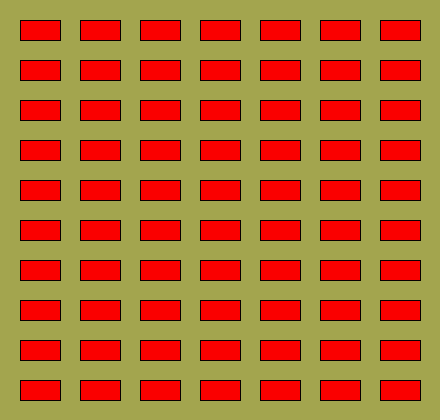
Frame 1 (no input)
Frame 60 (the mouse pressed at the canvas centre just before this capture): identical to frame 1, image omitted
Frame 120 (the mouse held since frame 60 and released just before this capture): identical to frame 1, image omitted

The Processing sketch that drew this single still picture (run headless with seeded random() and noise(); from frame 60 on, the mouse is pressed at the canvas centre):

// Processing sketch: Ejercicio_20_TP01
// ── Ejercicio_20_TP01.pde
PVector coordenadasRect;
int  anchoRect,altoRect,distEntreRect;

public void setup(){
  size(440,420);
  anchoRect = 40;
  altoRect= 20;
  distEntreRect = 20;
  coordenadasRect = new PVector(distEntreRect,distEntreRect);
}

public void draw(){
  fill(#FA0000);
  stroke(#080000);
  background(#A3A54E);
  rectangulosDibujados();
}

public void rectangulosDibujados(){
  for(float x=coordenadasRect.x; x<width; x+=(anchoRect+distEntreRect)){
  for(float y=coordenadasRect.y; y<height; y+=(altoRect+distEntreRect)){
    rect(x,y,anchoRect,altoRect);
  }
  }
}
